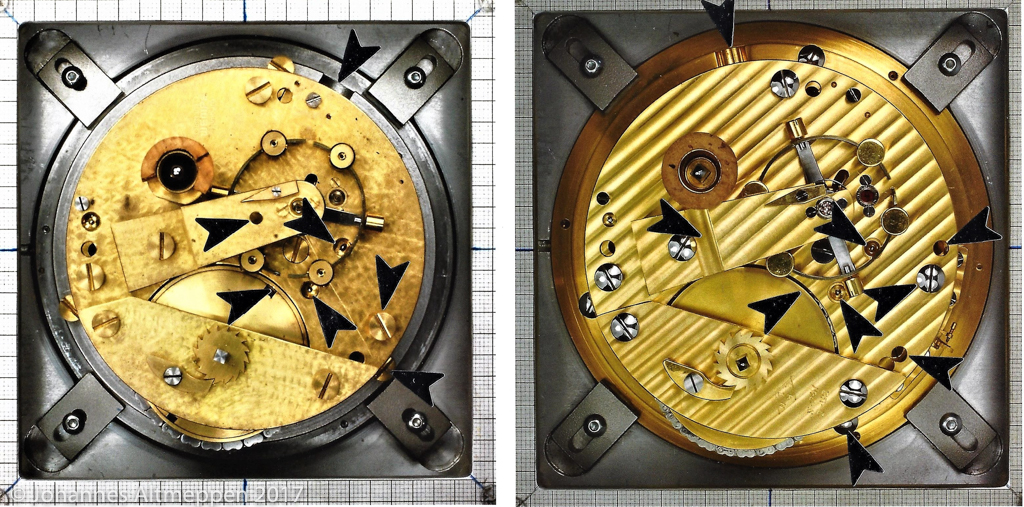
#> input picture References/wempe/photos/dg-chrono-6mx/1_1_Vergleich_Wempe-6MX_A.jpg, 1024 x 507 px, given in place of 1_Kirow_247_Z.jpg, which was not available
$ python uzcal.py   (older library calls are emulated)
#> lines starting #> are read from the running program, lines starting #| are printed output that depends on the picture
### marine-chronometer-source/wempe/6mx-audit/gamma/zcal.py
"""Gamma, 6MX audit: Kirov 247 Z view, dial-plane calibration on the printed circles about the three arbors.
Each printed line is found along rays from a rough centre as the darkest point (a parabola through the minimum),
then a circle is fitted (algebraic, then geometric); the centres of the up-and-down circle and the seconds circle
are the arbors at z -23 and +23 (the sheets'), the minute track's the centre arbor."""
import cv2, numpy as np, json, sys
from scipy.optimize import least_squares
IMG='E:/Marine-Chronometer/References/wempe/photos/dg-chrono-6mx/1_Kirow_247_Z.jpg'
im=cv2.imread(IMG); g=cv2.cvtColor(im,cv2.COLOR_BGR2GRAY).astype(float)
#> further down, im is the input picture: shape (507, 1024, 3); mean B, G, R 94.9, 132.7, 147
#> after `g = cv2.cvtColor(im, cv2.COLOR_BGR2GRAY).astype(float)`:
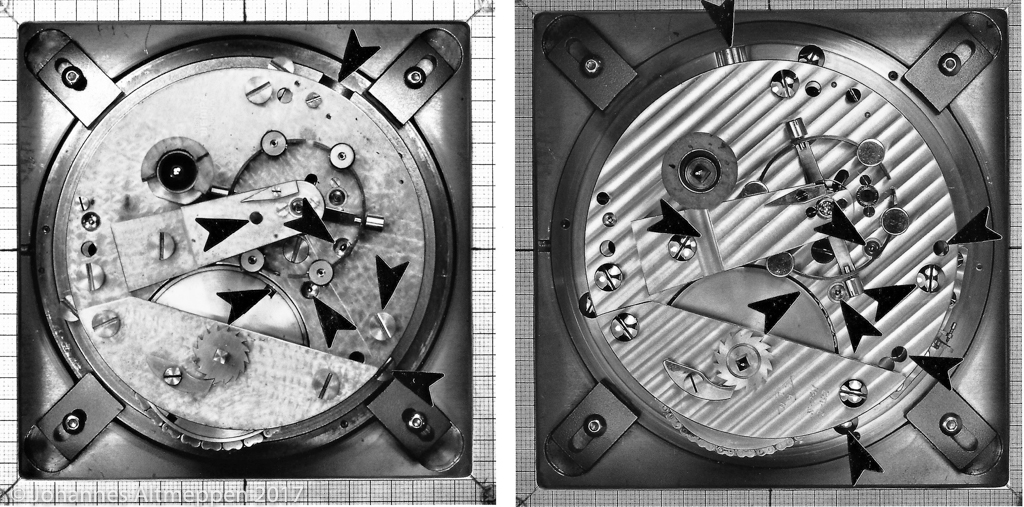
#> g: shape (507, 1024) float64; min 0, max 255, mean 132.7
def samp(x,y): return cv2.remap(g.astype(np.float32),np.float32(x),np.float32(y),cv2.INTER_LINEAR)
# [23 lines left out: functions line_pts, fitc, not called in this run]
def fitell(p):
    e=cv2.fitEllipse(p.astype(np.float32)); return e
# [11 lines that do not run on import are left out]

### marine-chronometer-source/wempe/6mx-audit/gamma/cam.py
"""Gamma: a pinhole camera fitted to named model points (the movement's drawn screws and pivots, not the audited parts),
principal point at the image centre, f fixed or free; unproject pixels onto a plane y = h of the movement frame
(mm; dial side +y, 12 o'clock -z, 3 o'clock +x). Screw-head picks are refined first: the head's rim found along 72 rays as the
strongest gradient and a circle fitted (centre of the rim circle; head tops are flat, so the bias is small at these tilts)."""
import cv2,numpy as np
from scipy.optimize import least_squares
def load(p): im=cv2.imread(p); return im, cv2.cvtColor(im,cv2.COLOR_BGR2GRAY).astype(np.float32)
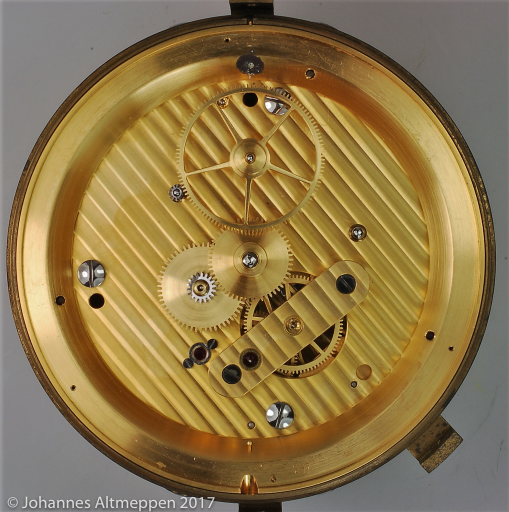
#> input picture References/wempe/photos/dg-chrono-6mx/3_Kirow_247_uZ.jpg, 1018 x 1024 px, found by its file name (shown at 1/2 size)
#> in load, im is the input picture: shape (1024, 1018, 3); mean B, G, R 74.9, 119.4, 142.3
# [10 lines left out: function refine, not called in this run]
def proj(P,rv,t,f,W,H):
    R=cv2.Rodrigues(rv)[0]; X=(R@np.asarray(P,float).T).T+t; return np.c_[f*X[:,0]/X[:,2]+W/2,f*X[:,1]/X[:,2]+H/2]
# [13 lines left out: functions fit, unproj, not called in this run]

### marine-chronometer-source/wempe/6mx-audit/gamma/uzcal.py
"""Gamma: Kirov 247's uZ (dial side, dial and hands off) photograph: a pinhole camera fitted on the drawn movement's points
(k247_uZ.json's model points: arbors, jewels, bridge and pillar screws; the screw heads' picks refined on their rims) together with
the pillar plate's rim (r 42.494 at y 3.35, the drawings'), its edge found along rays and held to the projected circle. f free
(the points span y 3.35-18.25), principal point at the centre."""
import numpy as np,json,cv2
from cam import *; from sector import sector
from scipy.optimize import least_squares
IMG='E:/Marine-Chronometer/References/wempe/photos/dg-chrono-6mx/3_Kirow_247_uZ.jpg'
im,g=load(IMG); H,W=g.shape
#> after `im, g = load(IMG)`:
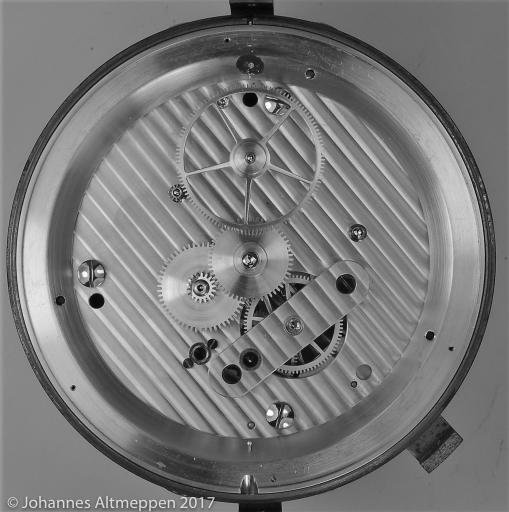
#> g: shape (1024, 1018) float32 (shown at 1/2 size); min 0, max 255, mean 121.2
#> after `H, W = g.shape`: H = 1024; W = 1018
#> (the run stopped early here; a loop or call above may not have finished)
